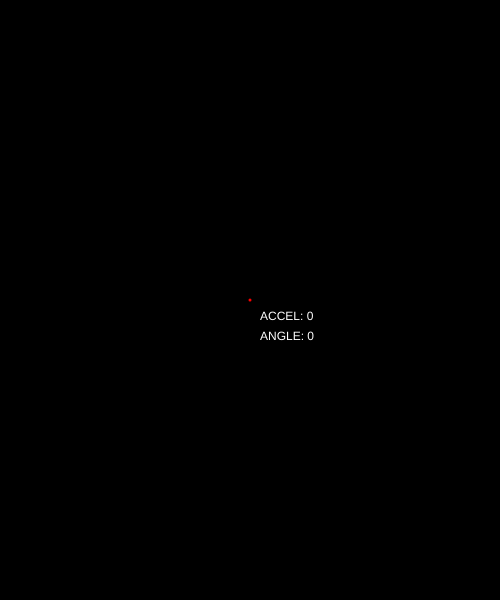
Frame 1 (no input)
Frame 60 (no input): identical to frame 1, image omitted
Frame 120 (the mouse pressed at the canvas centre since frame 60): identical to frame 1, image omitted

The p5.js sketch that drew this single still picture (run headless with seeded random() and noise() and a simulated clock; from frame 60 on, the mouse is pressed at the canvas centre):

// p5.js sketch
// ── sketch.js
// IMA | NYU Shanghai
// MOQN
// Oct 5 2019


let threshold = 80;

function setup() {
  createCanvas(500, 600);
  background(0);
}

function draw() {
  background(0);

  let v1 = createVector(pmouseX, pmouseY);
  let v2 = createVector(mouseX, mouseY);

  let vector = p5.Vector.sub(v2, v1);
  let accel = vector.mag();
  let angle = vector.heading();

  push();
  translate(width/2, height/2);
  stroke(255, 0, 0);
  strokeWeight(3);
  line(0, 0, vector.x, vector.y);

  noStroke();
  fill(255);
  text("ACCEL: " + floor(accel), 10, 20);
  text("ANGLE: " + floor(degrees(angle)), 10, 40);
  pop();
}
